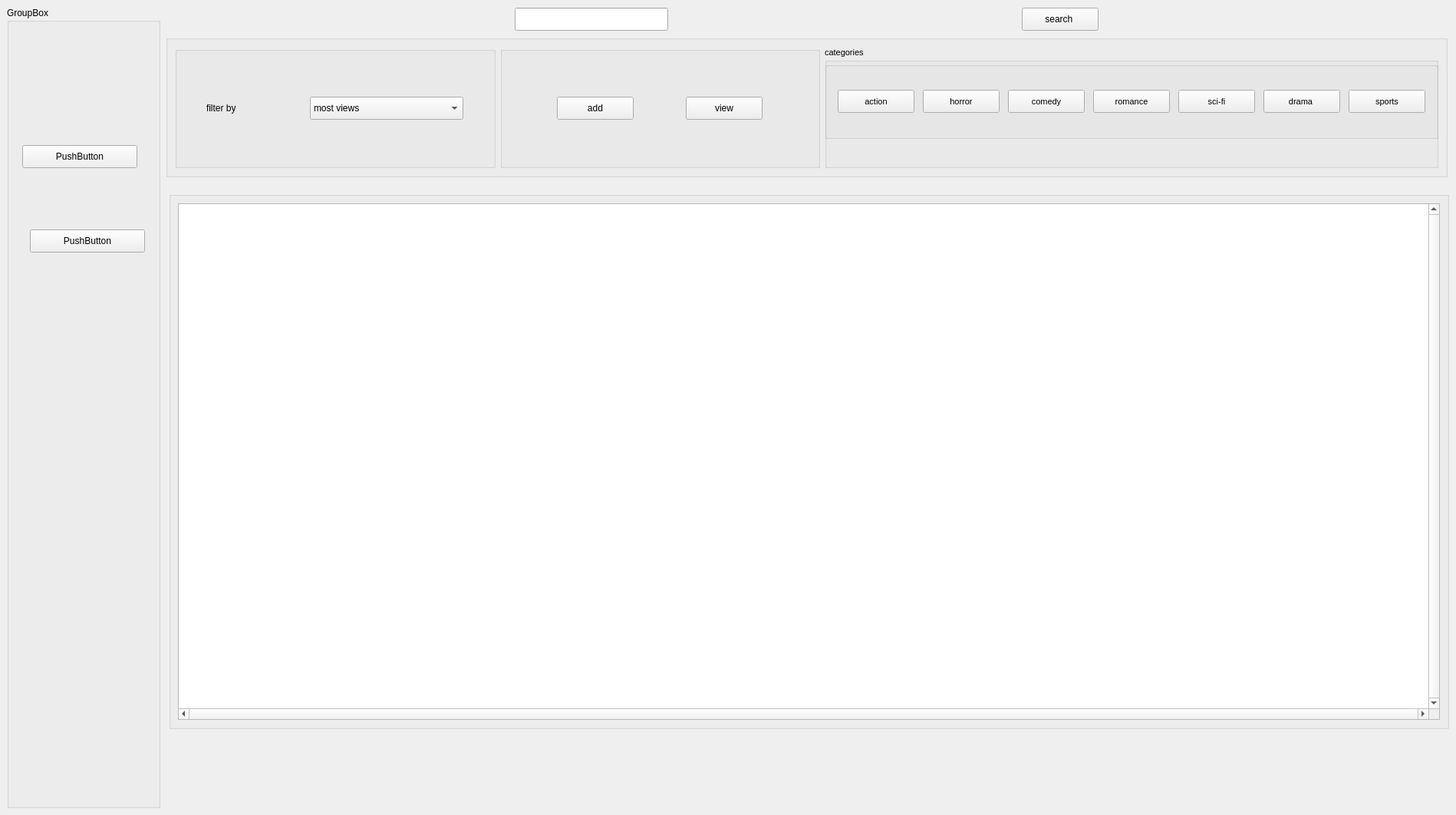
      <widget class="QWidget" name="page">
       <widget class="QGroupBox" name="groupBox_12ms">
        <property name="geometry">
         <rect>
          <x>9</x>
          <y>9</y>
          <width>200</width>
          <height>1044</height>
         </rect>
        </property>
        <property name="minimumSize">
         <size>
          <width>200</width>
          <height>0</height>
         </size>
        </property>
        <property name="title">
         <string>GroupBox</string>
        </property>
        <widget class="QPushButton" name="chatterBUTT">
         <property name="geometry">
          <rect>
           <x>20</x>
           <y>180</y>
           <width>150</width>
           <height>30</height>
          </rect>
         </property>
         <property name="text">
          <string>PushButton</string>
         </property>
        </widget>
        <widget class="QPushButton" name="pushButton_3">
         <property name="geometry">
          <rect>
           <x>30</x>
           <y>290</y>
           <width>150</width>
           <height>30</height>
          </rect>
         </property>
         <property name="text">
          <string>PushButton</string>
         </property>
        </widget>
       </widget>
       <widget class="QGroupBox" name="groupBox_7ms">
        <property name="geometry">
         <rect>
          <x>220</x>
          <y>250</y>
          <width>1669</width>
          <height>700</height>
         </rect>
        </property>
        <property name="sizePolicy">
         <sizepolicy hsizetype="Ignored" vsizetype="Preferred">
          <horstretch>0</horstretch>
          <verstretch>0</verstretch>
         </sizepolicy>
        </property>
        <property name="minimumSize">
         <size>
          <width>1</width>
          <height>700</height>
         </size>
        </property>
        <property name="maximumSize">
         <size>
          <width>2000</width>
          <height>800</height>
         </size>
        </property>
        <property name="title">
         <string/>
        </property>
        <property name="alignment">
         <set>Qt::AlignCenter</set>
        </property>
        <layout class="QVBoxLayout" name="verticalLayout_5">
         <property name="sizeConstraint">
          <enum>QLayout::SetMaximumSize</enum>
         </property>
         <item>
          <widget class="QTableView" name="tableViewms">
           <property name="minimumSize">
            <size>
             <width>1200</width>
             <height>500</height>
            </size>
           </property>
           <property name="maximumSize">
            <size>
             <width>10000007</width>
             <height>100000</height>
            </size>
           </property>
           <property name="font">
            <font>
             <pointsize>15</pointsize>
            </font>
           </property>
           <property name="lineWidth">
            <number>11</number>
           </property>
           <property name="midLineWidth">
            <number>10</number>
           </property>
           <property name="verticalScrollBarPolicy">
            <enum>Qt::ScrollBarAlwaysOn</enum>
           </property>
           <property name="horizontalScrollBarPolicy">
            <enum>Qt::ScrollBarAlwaysOn</enum>
           </property>
           <property name="sizeAdjustPolicy">
            <enum>QAbstractScrollArea::AdjustToContents</enum>
           </property>
           <property name="autoScrollMargin">
            <number>5</number>
           </property>
           <property name="editTriggers">
            <set>QAbstractItemView::NoEditTriggers</set>
           </property>
           <property name="alternatingRowColors">
            <bool>true</bool>
           </property>
           <property name="sortingEnabled">
            <bool>true</bool>
           </property>
           <attribute name="horizontalHeaderCascadingSectionResizes">
            <bool>true</bool>
           </attribute>
           <attribute name="horizontalHeaderMinimumSectionSize">
            <number>160</number>
           </attribute>
           <attribute name="horizontalHeaderDefaultSectionSize">
            <number>164</number>
           </attribute>
           <attribute name="horizontalHeaderStretchLastSection">
            <bool>true</bool>
           </attribute>
           <attribute name="verticalHeaderVisible">
            <bool>false</bool>
           </attribute>
           <attribute name="verticalHeaderCascadingSectionResizes">
            <bool>true</bool>
           </attribute>
           <attribute name="verticalHeaderMinimumSectionSize">
            <number>200</number>
           </attribute>
           <attribute name="verticalHeaderDefaultSectionSize">
            <number>300</number>
           </attribute>
           <attribute name="verticalHeaderShowSortIndicator" stdset="0">
            <bool>true</bool>
           </attribute>
           <attribute name="verticalHeaderStretchLastSection">
            <bool>true</bool>
           </attribute>
          </widget>
         </item>
        </layout>
       </widget>
       <widget class="QWidget" name="layoutWidget">
        <property name="geometry">
         <rect>
          <x>216</x>
          <y>10</y>
          <width>1671</width>
          <height>221</height>
         </rect>
        </property>
        <layout class="QVBoxLayout" name="verticalLayout_3">
         <item>
          <layout class="QHBoxLayout" name="horizontalLayout_15">
           <item>
            <widget class="QLineEdit" name="lineEditms">
             <property name="minimumSize">
              <size>
               <width>90</width>
               <height>30</height>
              </size>
             </property>
             <property name="maximumSize">
              <size>
               <width>200</width>
               <height>30</height>
              </size>
             </property>
            </widget>
           </item>
           <item>
            <widget class="QPushButton" name="pushButtonms">
             <property name="minimumSize">
              <size>
               <width>90</width>
               <height>30</height>
              </size>
             </property>
             <property name="maximumSize">
              <size>
               <width>100</width>
               <height>30</height>
              </size>
             </property>
             <property name="text">
              <string>search </string>
             </property>
             <property name="checkable">
              <bool>false</bool>
             </property>
            </widget>
           </item>
          </layout>
         </item>
         <item>
          <widget class="QGroupBox" name="groupBoxmsms">
           <property name="minimumSize">
            <size>
             <width>1000</width>
             <height>160</height>
            </size>
           </property>
           <property name="maximumSize">
            <size>
             <width>2000</width>
             <height>1000</height>
            </size>
           </property>
           <property name="title">
            <string/>
           </property>
           <layout class="QHBoxLayout" name="horizontalLayout_3">
            <item>
             <widget class="QGroupBox" name="groupBox_13ms">
              <property name="title">
               <string/>
              </property>
              <layout class="QHBoxLayout" name="horizontalLayout">
               <item>
                <widget class="QLabel" name="labelms">
                 <property name="minimumSize">
                  <size>
                   <width>100</width>
                   <height>30</height>
                  </size>
                 </property>
                 <property name="maximumSize">
                  <size>
                   <width>100</width>
                   <height>30</height>
                  </size>
                 </property>
                 <property name="text">
                  <string>filter by</string>
                 </property>
                </widget>
               </item>
               <item>
                <widget class="QComboBox" name="comboBoxms">
                 <property name="minimumSize">
                  <size>
                   <width>150</width>
                   <height>30</height>
                  </size>
                 </property>
                 <property name="maximumSize">
                  <size>
                   <width>200</width>
                   <height>30</height>
                  </size>
                 </property>
                 <item>
                  <property name="text">
                   <string>most views</string>
                  </property>
                 </item>
                 <item>
                  <property name="text">
                   <string>least views</string>
                  </property>
                 </item>
                 <item>
                  <property name="text">
                   <string>trending ?</string>
                  </property>
                 </item>
                 <item>
                  <property name="text">
                   <string>recently added</string>
                  </property>
                 </item>
                 <item>
                  <property name="text">
                   <string>oldest</string>
                  </property>
                 </item>
                </widget>
               </item>
              </layout>
             </widget>
            </item>
            <item>
             <widget class="QGroupBox" name="groupBox_3ms">
              <property name="title">
               <string/>
              </property>
              <layout class="QHBoxLayout" name="horizontalLayout_6">
               <item>
                <widget class="QPushButton" name="pushButton_2ms">
                 <property name="minimumSize">
                  <size>
                   <width>90</width>
                   <height>30</height>
                  </size>
                 </property>
                 <property name="maximumSize">
                  <size>
                   <width>100</width>
                   <height>30</height>
                  </size>
                 </property>
                 <property name="text">
                  <string>add</string>
                 </property>
                </widget>
               </item>
               <item>
                <widget class="QPushButton" name="pushButton_12ms">
                 <property name="minimumSize">
                  <size>
                   <width>90</width>
                   <height>30</height>
                  </size>
                 </property>
                 <property name="maximumSize">
                  <size>
                   <width>100</width>
                   <height>30</height>
                  </size>
                 </property>
                 <property name="text">
                  <string>view</string>
                 </property>
                 <property name="checkable">
                  <bool>false</bool>
                 </property>
                </widget>
               </item>
              </layout>
             </widget>
            </item>
            <item>
             <widget class="QGroupBox" name="groupBox_4ms">
              <property name="minimumSize">
               <size>
                <width>800</width>
                <height>0</height>
               </size>
              </property>
              <property name="font">
               <font>
                <pointsize>8</pointsize>
               </font>
              </property>
              <property name="title">
               <string>categories</string>
              </property>
              <widget class="QGroupBox" name="groupBox_2ms">
               <property name="geometry">
                <rect>
                 <x>0</x>
                 <y>20</y>
                 <width>800</width>
                 <height>100</height>
                </rect>
               </property>
               <property name="minimumSize">
                <size>
                 <width>800</width>
                 <height>100</height>
                </size>
               </property>
               <property name="maximumSize">
                <size>
                 <width>800</width>
                 <height>70</height>
                </size>
               </property>
               <property name="title">
                <string/>
               </property>
               <layout class="QHBoxLayout" name="horizontalLayout_2">
                <item>
                 <widget class="QPushButton" name="actioncate">
                  <property name="minimumSize">
                   <size>
                    <width>90</width>
                    <height>30</height>
                   </size>
                  </property>
                  <property name="maximumSize">
                   <size>
                    <width>100</width>
                    <height>30</height>
                   </size>
                  </property>
                  <property name="text">
                   <string>action</string>
                  </property>
                  <property name="checkable">
                   <bool>true</bool>
                  </property>
                 </widget>
                </item>
                <item>
                 <widget class="QPushButton" name="horrorcate">
                  <property name="minimumSize">
                   <size>
                    <width>90</width>
                    <height>30</height>
                   </size>
                  </property>
                  <property name="maximumSize">
                   <size>
                    <width>100</width>
                    <height>30</height>
                   </size>
                  </property>
                  <property name="text">
                   <string>horror</string>
                  </property>
                  <property name="checkable">
                   <bool>true</bool>
                  </property>
                 </widget>
                </item>
                <item>
                 <widget class="QPushButton" name="comedycate">
                  <property name="minimumSize">
                   <size>
                    <width>90</width>
                    <height>30</height>
                   </size>
                  </property>
                  <property name="maximumSize">
                   <size>
                    <width>100</width>
                    <height>30</height>
                   </size>
                  </property>
                  <property name="text">
                   <string>comedy</string>
                  </property>
                  <property name="checkable">
                   <bool>true</bool>
                  </property>
                 </widget>
                </item>
                <item>
                 <widget class="QPushButton" name="romancecate">
                  <property name="minimumSize">
                   <size>
                    <width>90</width>
                    <height>30</height>
                   </size>
                  </property>
                  <property name="maximumSize">
                   <size>
                    <width>100</width>
                    <height>30</height>
                   </size>
                  </property>
                  <property name="text">
                   <string>romance</string>
                  </property>
                  <property name="checkable">
                   <bool>true</bool>
                  </property>
                 </widget>
                </item>
                <item>
                 <widget class="QPushButton" name="scificate">
                  <property name="minimumSize">
                   <size>
                    <width>90</width>
                    <height>30</height>
                   </size>
                  </property>
                  <property name="maximumSize">
                   <size>
                    <width>100</width>
                    <height>30</height>
                   </size>
                  </property>
                  <property name="text">
                   <string>sci-fi</string>
                  </property>
                  <property name="checkable">
                   <bool>true</bool>
                  </property>
                 </widget>
                </item>
                <item>
                 <widget class="QPushButton" name="dramacate">
                  <property name="minimumSize">
                   <size>
                    <width>90</width>
                    <height>30</height>
                   </size>
                  </property>
                  <property name="maximumSize">
                   <size>
                    <width>100</width>
                    <height>30</height>
                   </size>
                  </property>
                  <property name="text">
                   <string>drama </string>
                  </property>
                  <property name="checkable">
                   <bool>true</bool>
                  </property>
                 </widget>
                </item>
                <item>
                 <widget class="QPushButton" name="sportscate">
                  <property name="minimumSize">
                   <size>
                    <width>90</width>
                    <height>30</height>
                   </size>
                  </property>
                  <property name="maximumSize">
                   <size>
                    <width>100</width>
                    <height>30</height>
                   </size>
                  </property>
                  <property name="text">
                   <string>sports</string>
                  </property>
                  <property name="checkable">
                   <bool>true</bool>
                  </property>
                 </widget>
                </item>
               </layout>
              </widget>
             </widget>
            </item>
           </layout>
          </widget>
         </item>
        </layout>
       </widget>
      </widget>
